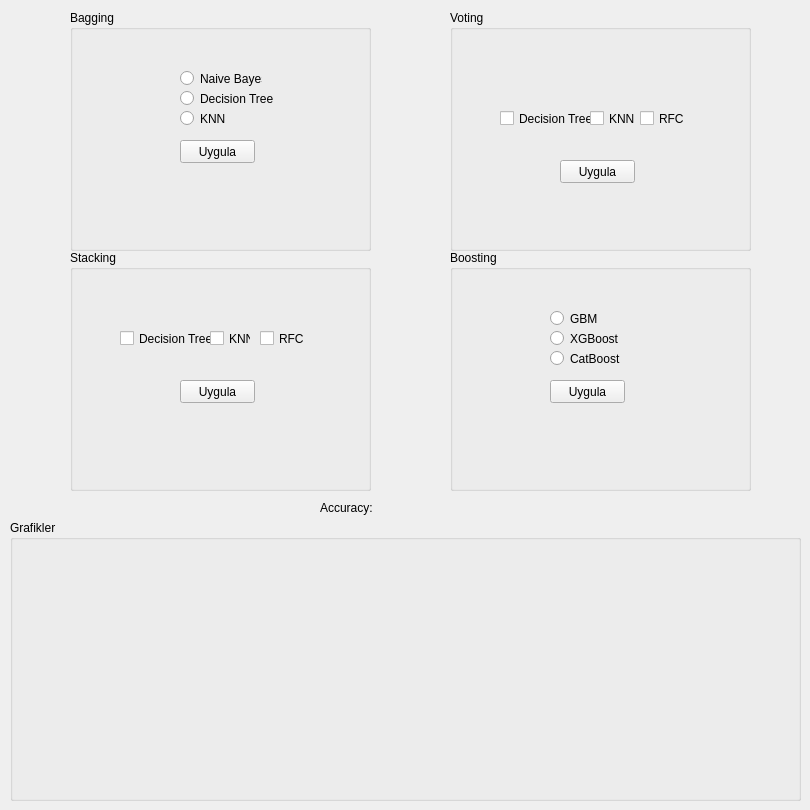
    <widget class="QWidget" name="tabEnsemble">
     <attribute name="title">
      <string>Toplu Öğrenme</string>
     </attribute>
     <widget class="QGroupBox" name="groupBoxVoting">
      <property name="geometry">
       <rect>
        <x>450</x>
        <y>10</y>
        <width>301</width>
        <height>241</height>
       </rect>
      </property>
      <property name="title">
       <string>Voting</string>
      </property>
      <widget class="QCheckBox" name="checkBoxDecisionTreeVoting">
       <property name="geometry">
        <rect>
         <x>50</x>
         <y>100</y>
         <width>91</width>
         <height>17</height>
        </rect>
       </property>
       <property name="text">
        <string>Decision Tree</string>
       </property>
      </widget>
      <widget class="QCheckBox" name="checkBoxKNNVoting">
       <property name="geometry">
        <rect>
         <x>140</x>
         <y>100</y>
         <width>70</width>
         <height>17</height>
        </rect>
       </property>
       <property name="text">
        <string>KNN</string>
       </property>
      </widget>
      <widget class="QCheckBox" name="checkBoxRFCVoting">
       <property name="geometry">
        <rect>
         <x>190</x>
         <y>100</y>
         <width>70</width>
         <height>17</height>
        </rect>
       </property>
       <property name="text">
        <string>RFC</string>
       </property>
      </widget>
      <widget class="QPushButton" name="pushButtonVoting">
       <property name="geometry">
        <rect>
         <x>110</x>
         <y>150</y>
         <width>75</width>
         <height>23</height>
        </rect>
       </property>
       <property name="text">
        <string>Uygula</string>
       </property>
      </widget>
     </widget>
     <widget class="QGroupBox" name="groupBoxGraphEnsemble">
      <property name="geometry">
       <rect>
        <x>10</x>
        <y>520</y>
        <width>791</width>
        <height>281</height>
       </rect>
      </property>
      <property name="title">
       <string>Grafikler</string>
      </property>
      <widget class="QLabel" name="labelConfusionMatrixEnsemble">
       <property name="geometry">
        <rect>
         <x>30</x>
         <y>30</y>
         <width>371</width>
         <height>231</height>
        </rect>
       </property>
       <property name="text">
        <string/>
       </property>
       <property name="scaledContents">
        <bool>true</bool>
       </property>
      </widget>
      <widget class="QLabel" name="labelROCCurveEnsemble">
       <property name="geometry">
        <rect>
         <x>440</x>
         <y>30</y>
         <width>341</width>
         <height>231</height>
        </rect>
       </property>
       <property name="text">
        <string/>
       </property>
       <property name="scaledContents">
        <bool>true</bool>
       </property>
      </widget>
     </widget>
     <widget class="QGroupBox" name="groupBoxBagging">
      <property name="geometry">
       <rect>
        <x>70</x>
        <y>10</y>
        <width>301</width>
        <height>241</height>
       </rect>
      </property>
      <property name="title">
       <string>Bagging</string>
      </property>
      <widget class="QRadioButton" name="radioButtonNaiveBayesBagging">
       <property name="geometry">
        <rect>
         <x>110</x>
         <y>60</y>
         <width>82</width>
         <height>17</height>
        </rect>
       </property>
       <property name="text">
        <string>Naive Bayes</string>
       </property>
      </widget>
      <widget class="QRadioButton" name="radioButtonDecisionTreeBagging">
       <property name="geometry">
        <rect>
         <x>110</x>
         <y>80</y>
         <width>101</width>
         <height>17</height>
        </rect>
       </property>
       <property name="text">
        <string>Decision Tree</string>
       </property>
      </widget>
      <widget class="QRadioButton" name="radioButtonKNNBagging">
       <property name="geometry">
        <rect>
         <x>110</x>
         <y>100</y>
         <width>82</width>
         <height>17</height>
        </rect>
       </property>
       <property name="text">
        <string>KNN</string>
       </property>
      </widget>
      <widget class="QPushButton" name="pushButtonBagging">
       <property name="geometry">
        <rect>
         <x>110</x>
         <y>130</y>
         <width>75</width>
         <height>23</height>
        </rect>
       </property>
       <property name="text">
        <string>Uygula</string>
       </property>
      </widget>
     </widget>
     <widget class="QGroupBox" name="groupBoxStacking">
      <property name="geometry">
       <rect>
        <x>70</x>
        <y>250</y>
        <width>301</width>
        <height>241</height>
       </rect>
      </property>
      <property name="title">
       <string>Stacking</string>
      </property>
      <widget class="QPushButton" name="pushButtonStacking">
       <property name="geometry">
        <rect>
         <x>110</x>
         <y>130</y>
         <width>75</width>
         <height>23</height>
        </rect>
       </property>
       <property name="text">
        <string>Uygula</string>
       </property>
      </widget>
      <widget class="QCheckBox" name="checkBoxDecisionTreeStacking">
       <property name="geometry">
        <rect>
         <x>50</x>
         <y>80</y>
         <width>91</width>
         <height>17</height>
        </rect>
       </property>
       <property name="text">
        <string>Decision Tree</string>
       </property>
      </widget>
      <widget class="QCheckBox" name="checkBoxRFCStacking">
       <property name="geometry">
        <rect>
         <x>190</x>
         <y>80</y>
         <width>70</width>
         <height>17</height>
        </rect>
       </property>
       <property name="text">
        <string>RFC</string>
       </property>
      </widget>
      <widget class="QCheckBox" name="checkBoxKNNStacking">
       <property name="geometry">
        <rect>
         <x>140</x>
         <y>80</y>
         <width>41</width>
         <height>17</height>
        </rect>
       </property>
       <property name="text">
        <string>KNN</string>
       </property>
      </widget>
     </widget>
     <widget class="QGroupBox" name="groupBoxBoosting">
      <property name="geometry">
       <rect>
        <x>450</x>
        <y>250</y>
        <width>301</width>
        <height>241</height>
       </rect>
      </property>
      <property name="title">
       <string>Boosting</string>
      </property>
      <widget class="QRadioButton" name="radioButtonGBMBoosting">
       <property name="geometry">
        <rect>
         <x>100</x>
         <y>60</y>
         <width>82</width>
         <height>17</height>
        </rect>
       </property>
       <property name="text">
        <string>GBM</string>
       </property>
      </widget>
      <widget class="QPushButton" name="pushButtonBoosting">
       <property name="geometry">
        <rect>
         <x>100</x>
         <y>130</y>
         <width>75</width>
         <height>23</height>
        </rect>
       </property>
       <property name="text">
        <string>Uygula</string>
       </property>
      </widget>
      <widget class="QRadioButton" name="radioButtonXGBoostBoosting">
       <property name="geometry">
        <rect>
         <x>100</x>
         <y>80</y>
         <width>101</width>
         <height>17</height>
        </rect>
       </property>
       <property name="text">
        <string>XGBoost</string>
       </property>
      </widget>
      <widget class="QRadioButton" name="radioButtonCatBoostBoosting">
       <property name="geometry">
        <rect>
         <x>100</x>
         <y>100</y>
         <width>82</width>
         <height>17</height>
        </rect>
       </property>
       <property name="text">
        <string>CatBoost</string>
       </property>
      </widget>
     </widget>
     <widget class="QLabel" name="label_6">
      <property name="geometry">
       <rect>
        <x>320</x>
        <y>500</y>
        <width>61</width>
        <height>16</height>
       </rect>
      </property>
      <property name="text">
       <string>Accuracy:</string>
      </property>
     </widget>
     <widget class="QLabel" name="labelAccuracyEnsemble">
      <property name="geometry">
       <rect>
        <x>386</x>
        <y>500</y>
        <width>101</width>
        <height>20</height>
       </rect>
      </property>
      <property name="text">
       <string/>
      </property>
     </widget>
    </widget>
